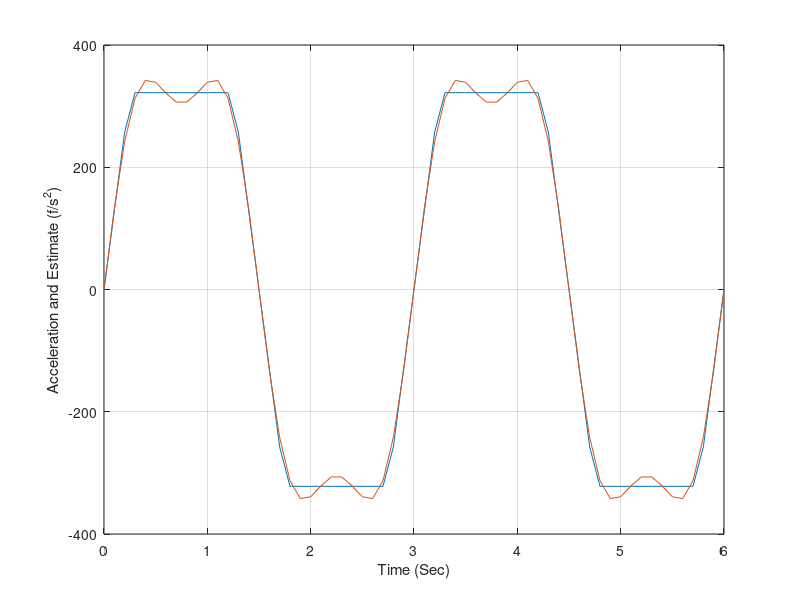

MATLAB code for this plot:
clear
count=0;
PZ=3.;
TR=.5;
% TR=.01;
XL=PZ/2.;
PI=3.14159;
W=2.*PI/PZ;
XNT=322.;
X=PZ/2.-TR;
ALF=PI*TR/(2.*XL);
T=0.;
for T=0.:.1:6.
	if T<PZ
		if T<TR/2.
            YTDD=2.*XNT*T/TR;
		elseif T<(TR/2.+X)
            YTDD=XNT;
		elseif T<(3.*TR/2.+X)
            YTDD=-2.*XNT*T/TR+2.*XNT+2.*XNT*X/TR;
		elseif T<(3.*TR/2.+2.*X)
            YTDD=-XNT;
		else
            YTDD=2.*XNT*T/TR-4.*XNT-4.*XNT*X/TR;
		end
	elseif T<2.*PZ
        TSTAR=T-PZ;
		if TSTAR<TR/2.
            YTDD=2.*XNT*TSTAR/TR;
		elseif TSTAR<(TR/2.+X)
            YTDD=XNT;
		elseif TSTAR<(3.*TR/2.+X)
            YTDD=-2.*XNT*TSTAR/TR+2.*XNT+2.*XNT*X/TR;
		elseif TSTAR<(3.*TR/2.+2.*X)
            YTDD=-XNT;
		else
            YTDD=2.*XNT*TSTAR/TR-4.*XNT-4.*XNT*X/TR;
		end
	elseif T<3.*PZ
        TSTAR=T-2.*PZ;
		if TSTAR<TR/2.
            YTDD=2.*XNT*TSTAR/TR;
		elseif TSTAR<(TR/2.+X)
            YTDD=XNT;
		elseif TSTAR<(3.*TR/2.+X)
            YTDD=-2.*XNT*TSTAR/TR+2.*XNT+2.*XNT*X/TR;
		elseif TSTAR<(3.*TR/2.+2.*X)
            YTDD=-XNT;
		else
            YTDD=2.*XNT*TSTAR/TR-4.*XNT-4.*XNT*X/TR;
		end
	else
        TSTAR=T-3.*PZ;
		if TSTAR<TR/2.
            YTDD=2.*XNT*TSTAR/TR;
		elseif TSTAR<(TR/2.+X)
            YTDD=XNT;
		elseif TSTAR<(3.*TR/2.+X)
            YTDD=-2.*XNT*TSTAR/TR+2.*XNT+2.*XNT*X/TR;
		elseif TSTAR<(3.*TR/2.+2.*X)
            YTDD=-XNT;
		else
            YTDD=2.*XNT*TSTAR/TR-4.*XNT-4.*XNT*X/TR;
		end
	end
    XNTH=4.*XNT*(sin(ALF)*sin(W*T)+sin(3.*ALF)*sin(3.*W*T)/9.)/(PI*ALF);
    count=count+1;
    ArrayT(count)=T;
    ArrayYTDD(count)=YTDD;
    ArrayXNTH(count)=XNTH;
end
figure
plot(ArrayT,ArrayYTDD,ArrayT,ArrayXNTH),grid
xlabel('Time (Sec)')
ylabel('Acceleration and Estimate (f/s^2)')
clc
output=[ArrayT',ArrayYTDD',ArrayXNTH'];
save datfil.txt output  -ascii
disp 'simulation finished'
